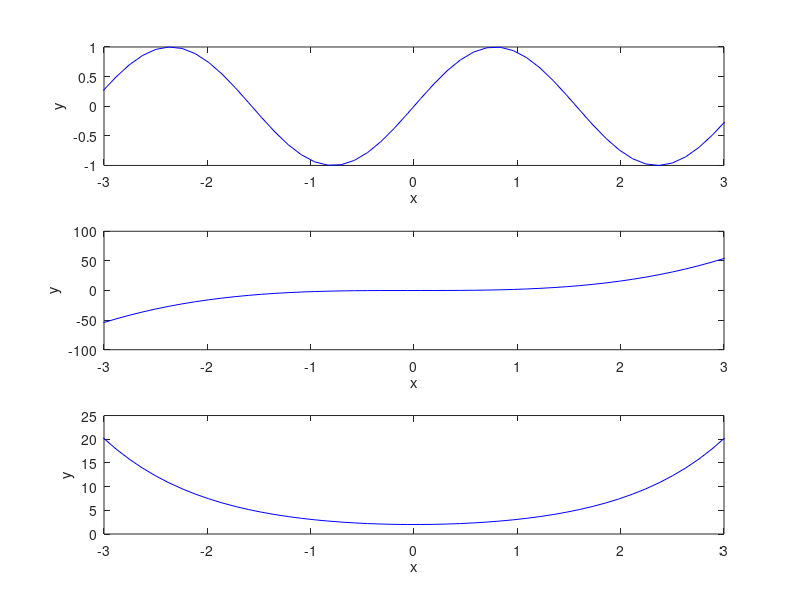
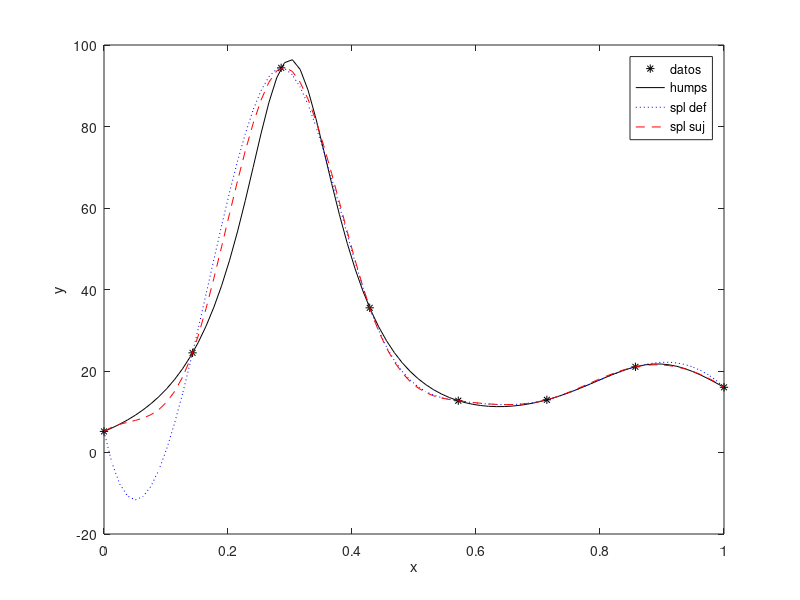

MATLAB code to generate these figures, in order: (Note: this script raises an error after producing the figures.)
%Ana Barato Abad

%PARTE 1
load DatosEntrada.txt
A=DatosEntrada;
x=DatosEntrada(:,1);
y1=DatosEntrada(:,2);
y2=DatosEntrada(:,3);
y3=DatosEntrada(:,4);
%subgrafica1
subplot(3,1,1)
plot(x, y1, 'b-')
xlabel('x')
ylabel('y')
xlim([-3 3])
%subgrafica2
subplot(3,1,2)
plot(x, y2, 'b-')
xlabel('x')
ylabel('y')
xlim([-3 3])
%subgrafica3
subplot(3,1,3)
plot(x, y3, 'b-') 
xlabel('x')
ylabel('y')
xlim([-3 3])
%PARTE 2
x1=linspace(0, 1, 80);
y=humps(x1);
xs=linspace(0, 1, 8);
ys=humps(xs)
figure
plot(xs, ys, 'k*', x1, y, 'k-')
hold on
yhatNaK=interp1(xs, ys, x1, 'spline')
yhatSuj=spline(xs, [100 ys -100], x1);
plot(x1, yhatNaK, 'b:', x1, yhatSuj, 'r--')
xlabel('x')
ylabel('y')
legend('datos', 'humps','spl def', 'spl suj')
hold off
%PARTE 3
t1=linspace(0, 2, 100);
y1=F1(t1);
y2=F2(t1);
figure
plot(t1, y1, t1, y2)
xlabel('t1')
ylabel('y1 e y2')
legend('y1', 'y2')
dips('FIN DEL EXAMEN')




